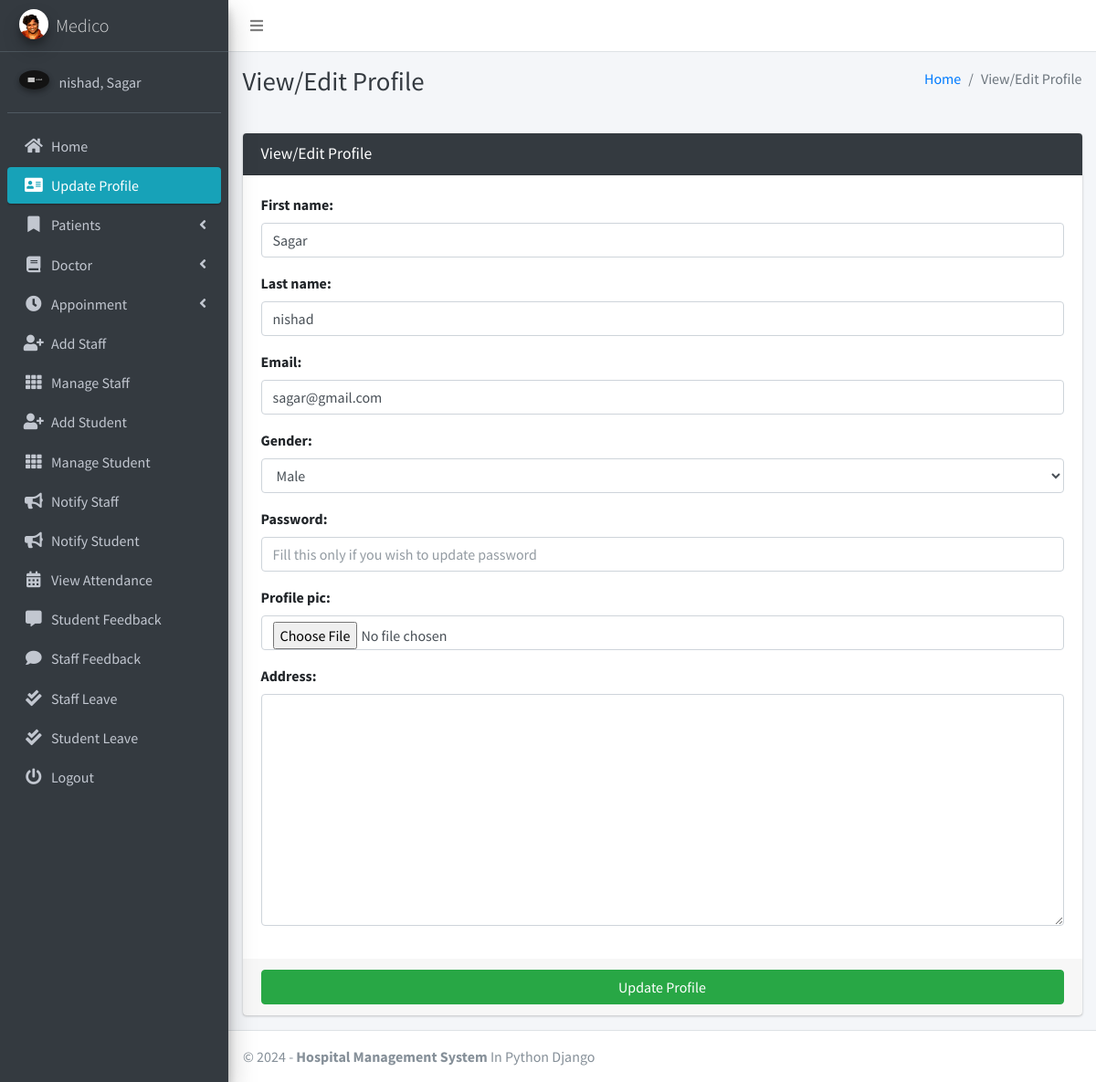
Screenshot of /admin_view_profile (signed in) with the database file from the repository.
### main_app/models.py (models this page shows)
class CustomUser(AbstractUser):
    USER_TYPE = ((1, "HOD"), (2, "Staff"), (3, "Student"))
    GENDER = [("M", "Male"), ("F", "Female")]
    username = None  # Removed username, using email instead
    email = models.EmailField(unique=True)
    user_type = models.CharField(default=1, choices=USER_TYPE, max_length=1)
    gender = models.CharField(max_length=1, choices=GENDER)
    profile_pic = models.ImageField()
    address = models.TextField()
    fcm_token = models.TextField(default="")  # For firebase notifications
    created_at = models.DateTimeField(auto_now_add=True)
    updated_at = models.DateTimeField(auto_now=True)
    USERNAME_FIELD = "email"
    REQUIRED_FIELDS = []
    objects = CustomUserManager()
    def __str__(self):
        return self.last_name + ", " + self.first_name

### main_app/hod_views.py (the view, shortened to what this page needs)
# urls.py: path("admin_view_profile", hod_views.admin_view_profile,
def admin_view_profile(request):
    admin = get_object_or_404(Admin, admin=request.user)
    form = AdminForm(request.POST or None, request.FILES or None,
                     instance=admin)
    context = {'form': form,
               'page_title': 'View/Edit Profile'
               }
    return render(request, "hod_template/admin_view_profile.html", context)

### main_app/forms.py
class AdminForm(CustomUserForm):
    def __init__(self, *args, **kwargs):
        super(AdminForm, self).__init__(*args, **kwargs)
    class Meta(CustomUserForm.Meta):
        model = Admin
        fields = CustomUserForm.Meta.fields

### main_app/templates/hod_template/admin_view_profile.html (shortened to what this page needs)
{% extends 'main_app/base.html' %}
{% load static %}
{% block page_title %}{{page_title}}{% endblock page_title %}
{% block content %}
<section class="content">
    <div class="container-fluid">
        <div class="row">
            <div class="col-md-12">
                <div class="card card-dark">
                    <div class="card-header">
                        <h3 class="card-title">{{page_title}}</h3>
                    </div>
                    {% include "main_app/form_template.html" with messages=messages  form=form button_text="Update Profile"%}
                </div>
            </div>
        </div>
    </div>
</section>
{% endblock content %}

### main_app/templates/main_app/sidebar_template.html (shortened to what this page needs)
{% load static %}
<aside class="main-sidebar sidebar-dark-info elevation-4">
    {% if request.user.user_type == '1' %}
    <a href="{% url 'admin_home' %}" class="brand-link">
        <img src="{% static 'dist/img/passport.png' %} " alt="AdminLTE Logo"
            class="brand-image img-circle elevation-3" >
        <span class="brand-text font-weight-light">Medico</span>
    </a>
    <div class="sidebar">
        <div class="user-panel mt-3 pb-3 mb-3 d-flex">
            <div class="image">
                <img src="{{ request.user.profile_pic}}" class="img-circle elevation-2" alt="User Image">
            </div>
            <div class="info">
                <a href="#" class="d-block">{{user}}</a>
            </div>
        </div>
        <nav class="mt-2">
            <ul class="nav nav-pills nav-sidebar flex-column" data-widget="treeview" role="menu" data-accordion="false">
                <li class="nav-item">
                    {% url 'admin_home' as admin_home %}
                    <a href="{{admin_home}}" class="nav-link {% if admin_home == request.path %} active {% endif %}">
                        <i class="nav-icon fas fa-home"></i>
                        <p>
                            Home
                        </p>
                    </a>
                </li>
                <li class="nav-item">
                    {% url 'admin_view_profile' as admin_view_profile %}
                    <a href="{{admin_view_profile}}"
                        class="nav-link {% if admin_view_profile == request.path %} active {% endif %}">
                        <i class="nav-icon fas fa-address-card"></i>
                        <p>
                            Update Profile
                        </p>
                    </a>
                </li>
                <li class="nav-item has-treeview">
                    <a href="#" class="nav-link">
                        <i class="nav-icon fas fa-bookmark"></i>
                        <p>
                            Patients
                            <i class="fas fa-angle-left right"></i>
                        </p>
                    </a>
                </li>
                <li class="nav-item has-treeview">
                    <a href="#" class="nav-link">
                        <i class="nav-icon fas fa-book"></i>
                        <p>
                            Doctor
                            <i class="fas fa-angle-left right"></i>
                        </p>
                    </a>
                </li>
                <li class="nav-item has-treeview">
                    <a href="#" class="nav-link">
                        <i class="nav-icon fas fa-clock"></i>
                        <p>
                            Appoinment
                            <i class="fas fa-angle-left right"></i>
                        </p>
                    </a>
                </li>
                <li class="nav-item">
                    {% url 'add_staff' as add_staff %}
                    <a href="{{add_staff}}" class="nav-link {% if add_staff == request.path %} active {% endif %}">
                        <i class="nav-icon fas fa-user-plus"></i>
                        <p>
                            Add Staff
                        </p>
                    </a>
                </li>
                <li class="nav-item">
                    {% url 'manage_staff' as manage_staff %}
                    {% url 'edit_staff' staff_id as edit_staff %}
                    <a href="{{manage_staff}}"
                        class="nav-link {% if manage_staff == request.path or request.path == edit_staff %} active {% endif %}">
                        <i class="nav-icon fas fa-th"></i>
                        <p>
                            Manage Staff
                        </p>
                    </a>
                </li>
                <li class="nav-item">
                    {% url 'add_student' as add_student%}
                    <a href="{{add_student}}" class="nav-link  {% if add_student == request.path %} active {% endif %}">
                        <i class="nav-icon fas fa-user-plus"></i>
                        <p>
                            Add Student
                        </p>
                    </a>
                </li>
                <li class="nav-item">
                    {% url 'manage_student' as manage_student %}
                    {% url 'edit_student' student_id as edit_student %}
                    <a href="{{manage_student}}"
                        class="nav-link  {% if edit_student == request.path or manage_student == request.path %} active {% endif %}">
                        <i class="nav-icon fas fa-th"></i>
                        <p>
                            Manage Student
                        </p>
                    </a>
                </li>
                <li class="nav-item">
                    {% url 'admin_notify_staff' as admin_notify_staff %}
                    <a href="{{admin_notify_staff}}"
                        class="nav-link {% if admin_notify_staff == request.path %} active {% endif %}">
                        <i class="nav-icon fas fa-bullhorn"></i>
                        <p>
                            Notify Staff
                        </p>
                    </a>
                </li>
                <li class="nav-item">
                    {% url 'admin_notify_student' as admin_notify_student %}
                    <a href="{{admin_notify_student}}"
                        class="nav-link {% if admin_notify_student == request.path %} active {% endif %}">
                        <i class="nav-icon fas fa-bullhorn"></i>
                        <p>
                            Notify Student
                        </p>
                    </a>
                </li>
                <li class="nav-item">
                    {% url 'admin_view_attendance' as admin_view_attendance %}
                <li class="nav-item">
                    <a href="{{admin_view_attendance}}"
                        class="nav-link  {% if admin_view_attendance == request.path %} active {% endif %}">
                        <i class="nav-icon fas fa-calendar-alt"></i>
                        <p>
                            View Attendance
                        </p>
                    </a>
                </li>
                <li class="nav-item">
                    {% url 'student_feedback_message' as student_feedback_message %}
                    <a href="{{ student_feedback_message }}"
                        class="nav-link  {% if student_feedback_message == request.path %} active {% endif %}">
                        <i class="nav-icon fas fa-comment-alt"></i>
                        <p>
                            Student Feedback
                        </p>
                    </a>
                </li>
                <li class="nav-item">
                    {% url 'staff_feedback_message' as staff_feedback_message %}
                    <a href="{{staff_feedback_message}}"
                        class="nav-link   {% if staff_feedback_message == request.path %} active {% endif %}">
                        <i class="nav-icon fas fa-comment"></i>
                        <p>
                            Staff Feedback
                        </p>
                    </a>
                </li>
                <li class="nav-item">
                    {% url 'view_staff_leave' as view_staff_leave %}
                    <a href="{{view_staff_leave}}"
                        class="nav-link  {% if view_staff_leave == request.path %} active {% endif %}">
                        <i class="nav-icon fas fa-check-double"></i>
                        <p>
                            Staff Leave
                        </p>
                    </a>
                </li>
                <li class="nav-item">
                    {% url 'view_student_leave' as view_student_leave %}
                    <a href="{% url 'view_student_leave' %}"
                        class="nav-link  {% if view_student_leave == request.path %} active {% endif %}">
                        <i class="nav-icon fas fa-check-double"></i>
                        <p>
                            Student Leave
                        </p>
                    </a>
                </li>
                                        {% endif %}
                                        <li class="nav-item">
                                            <a href="{% url 'user_logout' %}"
                                                onclick="return confirm('Your session would be terminated.\n\nProceed?')"
                                                class="nav-link">
                                                <i class="nav-icon fas fa-power-off"></i>
                                                <p>
                                                    Logout
                                                </p>
                                            </a>
                                        </li>
                                    </ul>
                                </nav>
                            </div>
</aside>

### rows the page displays
CustomUser: user.profile_pic (picture), last_name+first_name "nishad, Sagar"

### other values shown
{{ page_title }} "View/Edit Profile"
{{ field.label_tag }} "First name:" "Last name:" "Email:" "Gender:" "Password:" "Profile pic:" "Address:"
{{ button_text }} "Update Profile"
